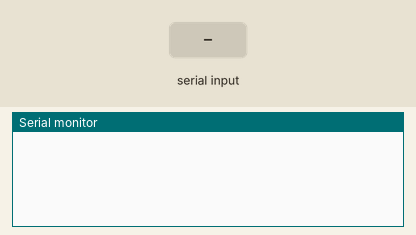
A sketch run on a simulated Arduino Uno, built with avr-gcc and run on an emulated ATmega328P. Parts: the last lines printed to the serial monitor. Inputs (shaded band) come from the test bench.

Above: at 1.2 s.
1.3 s: "1\n" received over Serial
At 2.1 s:
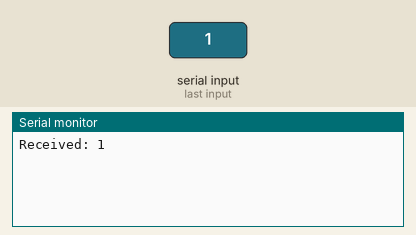
2.8 s: "0\n" received over Serial
At 3.6 s:
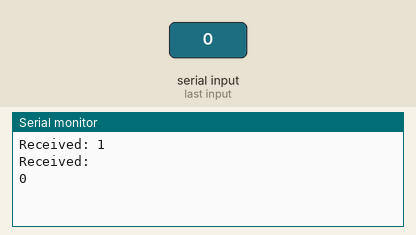

Measured:
- after the input at 1.3 s, the serial monitor: prints a new line at once (image 1)
- after the input at 2.8 s, the serial monitor: prints a new line at once (image 2)

The sketch:

MF_GUI.ino
```cpp
String receivedData = "";  // Store the received string

void setup() {
  Serial.begin(9600);  // Initialize the serial port at 9600 baud rate
}

void loop() {
  while (Serial.available()) {
    char inChar = (char)Serial.read();  // Read a character from the serial port

    if (inChar == '\n') {  // Check for the end of the string
      Serial.print("Received: ");
      Serial.println(receivedData);
      receivedData = "";  // Clear the string for new data
    } else {
      receivedData += inChar;// Append the received character to the string
    }

    receivedData += '\n';
  }
}
```
